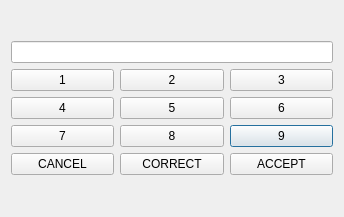
<?xml version="1.0" encoding="UTF-8"?>
<ui version="4.0">
 <class>LoginDialog</class>
 <widget class="QDialog" name="LoginDialog">
  <property name="geometry">
   <rect>
    <x>0</x>
    <y>0</y>
    <width>344</width>
    <height>217</height>
   </rect>
  </property>
  <property name="windowTitle">
   <string>Dialog</string>
  </property>
  <layout class="QVBoxLayout" name="verticalLayout">
   <item>
    <layout class="QGridLayout" name="gridLayout">
     <item row="3" column="2">
      <widget class="QPushButton" name="BTN_9">
       <property name="text">
        <string>9</string>
       </property>
      </widget>
     </item>
     <item row="1" column="1">
      <widget class="QPushButton" name="BTN_2">
       <property name="text">
        <string>2</string>
       </property>
      </widget>
     </item>
     <item row="2" column="0">
      <widget class="QPushButton" name="BTN_4">
       <property name="text">
        <string>4</string>
       </property>
      </widget>
     </item>
     <item row="1" column="2">
      <widget class="QPushButton" name="BTN_3">
       <property name="text">
        <string>3</string>
       </property>
      </widget>
     </item>
     <item row="3" column="0">
      <widget class="QPushButton" name="BTN_7">
       <property name="text">
        <string>7</string>
       </property>
      </widget>
     </item>
     <item row="1" column="0">
      <widget class="QPushButton" name="BTN_1">
       <property name="text">
        <string>1</string>
       </property>
      </widget>
     </item>
     <item row="2" column="2">
      <widget class="QPushButton" name="BTN_6">
       <property name="text">
        <string>6</string>
       </property>
      </widget>
     </item>
     <item row="3" column="1">
      <widget class="QPushButton" name="BTN_8">
       <property name="text">
        <string>8</string>
       </property>
      </widget>
     </item>
     <item row="0" column="0" colspan="3">
      <widget class="QLineEdit" name="PINCODELINE">
       <property name="text">
        <string/>
       </property>
       <property name="echoMode">
        <enum>QLineEdit::Normal</enum>
       </property>
      </widget>
     </item>
     <item row="2" column="1">
      <widget class="QPushButton" name="BTN_5">
       <property name="text">
        <string>5</string>
       </property>
      </widget>
     </item>
     <item row="4" column="0">
      <widget class="QPushButton" name="REMOVE">
       <property name="text">
        <string>CANCEL</string>
       </property>
      </widget>
     </item>
     <item row="4" column="1">
      <widget class="QPushButton" name="CORRECT">
       <property name="text">
        <string>CORRECT</string>
       </property>
      </widget>
     </item>
     <item row="4" column="2">
      <widget class="QPushButton" name="ACCEPT">
       <property name="text">
        <string>ACCEPT</string>
       </property>
      </widget>
     </item>
    </layout>
   </item>
  </layout>
 </widget>
 <resources/>
 <connections/>
</ui>
